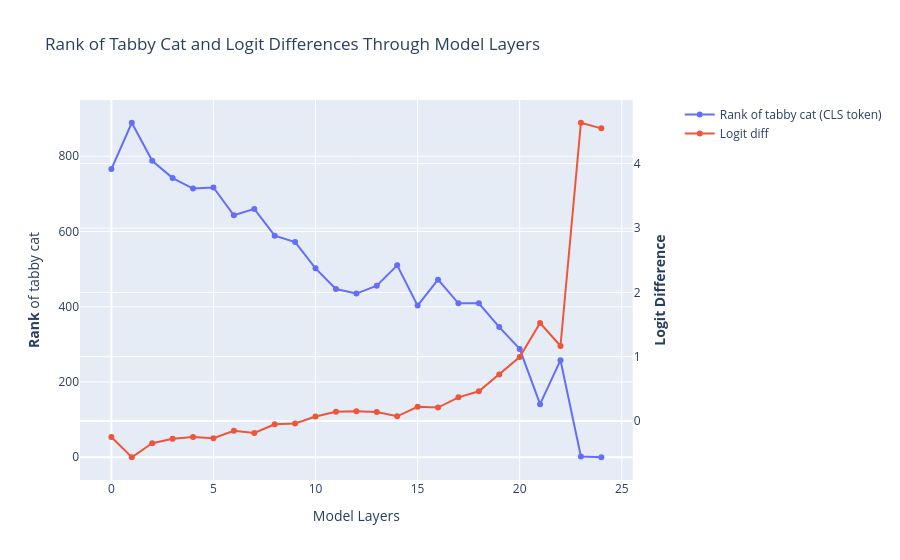

Write notebook code for a chart like this one.
### Markdown cell above
Above, we've done a logit lens on every individual patch. We've plotted each layer's ranking for the tabby cat and Border Collie classes.

The patch info appears to have a decent amount of spatial localization. The patches for which both cat/collie rank poorly (patches 15, 21, 7, 35) correspond to the edges of the image. Patch 25 ranks poorly for tabby, but well for dog, which spatially corresponds to the dog.

It's interesting that the rank for the cat and collie somewhat trade off against each other in the middle of the net (Layers 4-7).

As a sanity check, let's graph the rank of the CLS token alongside its logit value.

### Code cell
# Graph CLS rank and logit together

import plotly.graph_objects as go
from plotly.subplots import make_subplots

cls_token = tabby_rank_formatted[0]

# Create a figure with secondary y-axis
fig = make_subplots(specs=[[{"secondary_y": True}]])

# Add rank plot
fig.add_trace(
    go.Scatter(x=list(range(len(cls_token))), y=cls_token, name="Rank of tabby cat (CLS token)", mode='lines+markers'),
    secondary_y=False,
)

# Get cat residual direction independently
cat_logit_predictions = residual_stack_to_logit(accumulated_residual, cache, cat_answer_residual_direction)
cat_logit_predictions = cat_logit_predictions.T + bias  # Add bias
cat_logit_predictions = cat_logit_predictions.detach().numpy()


# Add logit difference plot
fig.add_trace(
    go.Scatter(x=list(range(len(cat_logit_predictions))), y=cat_logit_predictions, name="Logit diff", mode='lines+markers'),
    secondary_y=True,
)


# Add figure title
fig.update_layout(
    title_text="Rank of Tabby Cat and Logit Differences Through Model Layers"
)

# Set x-axis title
fig.update_xaxes(title_text="Model Layers")
fig.update_yaxes(title_text="<b>Rank</b> of tabby cat", secondary_y=False)
fig.update_yaxes(title_text="<b>Logit Difference</b>", secondary_y=True)

fig.show()

### Figure 1 — Plotly figure (JSON) as saved in the notebook; plotly's stock layout.template omitted (floating-point values rounded to 4 significant figures)
{"data": [{"mode": "lines+markers", "name": "Rank of tabby cat (CLS token)", "type": "scatter", "x": [0, 1, 2, 3, 4, 5, 6, 7, 8, 9, 10, 11, 12, 13, 14, 15, 16, 17, 18, 19, 20, 21, 22, 23, 24], "xaxis": "x", "y": [766, 889, 788, 742, 714, 717, 643, 660, 589, 572, 502, 447, 435, 456, 510, 403, 472, 409, 409, 346, 288, 141, 258, 2, 0], "yaxis": "y"}, {"mode": "lines+markers", "name": "Logit diff", "type": "scatter", "x": [0, 1, 2, 3, 4, 5, 6, 7, 8, 9, 10, 11, 12, 13, 14, 15, 16, 17, 18, 19, 20, 21, 22, 23, 24], "xaxis": "x", "y": [-0.2485, -0.5625, -0.3444, -0.2734, -0.2471, -0.2662, -0.1507, -0.1845, -0.05011, -0.0372, 0.06967, 0.143, 0.1532, 0.1399, 0.07369, 0.2219, 0.2101, 0.3682, 0.4626, 0.7229, 0.9944, 1.524, 1.166, 4.637, 4.549], "yaxis": "y2"}], "layout": {"title": {"text": "Rank of Tabby Cat and Logit Differences Through Model Layers"}, "xaxis": {"anchor": "y", "domain": [0, 0.94], "title": {"text": "Model Layers"}}, "yaxis": {"anchor": "x", "domain": [0, 1], "title": {"text": "<b>Rank</b> of tabby cat"}}, "yaxis2": {"anchor": "x", "overlaying": "y", "side": "right", "title": {"text": "<b>Logit Difference</b>"}}}}
